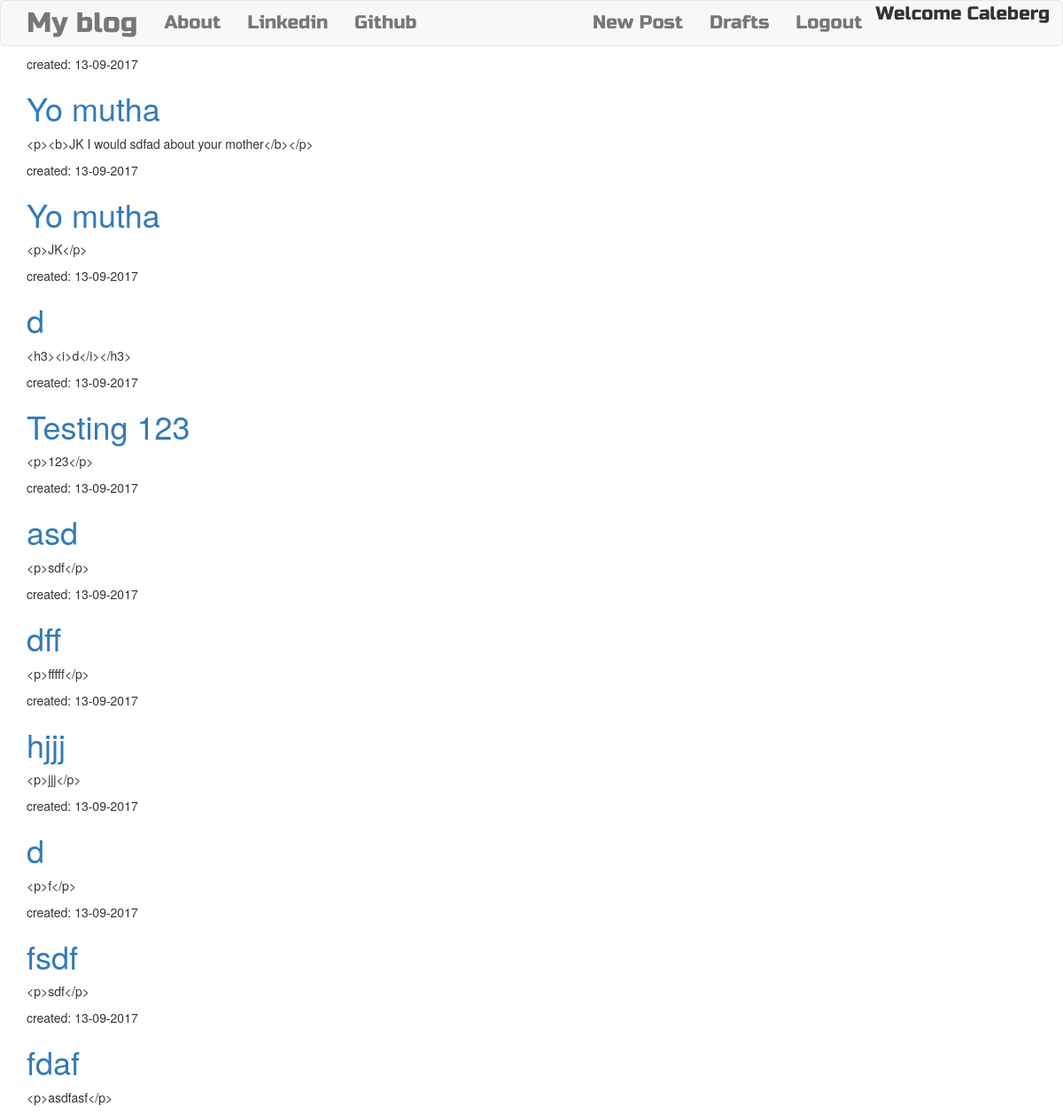
Page /drafts/ (signed in) on the committed database.
### blog/models.py (models this page shows, shortened)
class Post(models.Model):
    author = models.ForeignKey('auth.User') #since only one user in theory will use this site, make sure the entity trying to post is an authorized user (AKA A SUPERUSER from python manage.py createsuperuser)
    title = models.CharField(max_length=200)
    text = models.TextField()
    created_date = models.DateTimeField(default=timezone.now)
    published_date = models.DateTimeField(blank=True,null=True)#post might not be published for viewing when first drafted, only want to stamp with time when he post becomes viewable to the public

### blog/views.py (the view)
# urls.py: url(r'^drafts/$',views.DraftListView.as_view(),name='post_draft_list'),
class DraftListView(LoginRequiredMixin,ListView):
    login_url = '/login/'
    redirect_field_name = 'blog/post_list.html'
    model = Post
    template_name = 'blog/post_draft_list.html'
    context_object_name = 'posts'
    def get_queryset(self):
        return Post.objects.filter(published_date__isnull=True).order_by('created_date')

### blog/templates/blog/post_draft_list.html
{% extends "blog/base.html" %}
{% block content %}
  {% for postobj in posts %}
    <div class="post">
      <p class='date'>created: {{postobj.created_date|date:'d-m-Y'}}</p>
      <h1><a href="{% url 'blog:post_detail' pk=postobj.pk %}">{{postobj.title}}</a></h1>
      <p>{{postobj.text|truncatechars:200}}</p>
    </div>
  {% endfor %}
{% endblock %}

### blog/templates/blog/base.html (shortened to what this page needs)
<!DOCTYPE html>
{% load staticfiles %}
<html>
  <head>
    <link rel="stylesheet" href="https://maxcdn.bootstrapcdn.com/bootstrap/3.3.7/css/bootstrap.min.css">
      <link rel="stylesheet" href="//cdn.jsdelivr.net/npm/medium-editor@latest/dist/css/medium-editor.min.css" type="text/css" media="screen" charset="utf-8">
      <link rel="stylesheet" href="{% static 'css/blog.css' %}">
  </head>
  <body>
    <nav class='navbar navbar-default techfont custom-navbar'>
      <div class="container">
        <ul class='nav navbar-nav'>
          <li><a class='navbar-brand bigbrand' href="{% url 'blog:post_list' %}">My blog</a></li>
          <li><a href="{% url 'blog:about' %}">About</a></li>
          <li><a href="https://www.linkedin.com">Linkedin</a></li>
          <li><a href="https://www.github.com">Github</a></li>
        </ul>
        <ul class='nav navbar-nav navbar-right'>
          {% if user.is_authenticated %}
          <li><a href="{% url 'blog:post_new' %}">New Post</a></li>
          <li><a href="{% url 'blog:post_draft_list' %}">Drafts</a></li>
          <li><a href="{% url 'logout' %}">Logout</a></li>
          <li>Welcome {{user.username}}</li>
          {% else %}
          <li><a class='nav navbar-right' href="{% url 'login' %}">Login</a></li>
          {% endif %}
        </ul>
      </div>
    </nav>
    <div class="content container">
      <div class="row">
        <div class="col-md-8">
          <div class="blog_posts">
            {% block content %}
            {% endblock %}
          </div>
        </div>
      </div>
    </div>
  </body>
</html>

### blog/static/css/blog.css (style rules this page uses)
.techfont { font-family: 'Russo One',sans-serif; font-size:1.5em; margin-bottom:10px; }
.bigbrand { font-size:1.5em; }

### rows in the picture
Post: created_date "13-09-2017", title "Yo mutha", text "<p><b>JK I would sdfad about your mother</b></p>"
Post: created_date "13-09-2017", title "Yo mutha", text "<p>JK</p>"
Post: created_date "13-09-2017", title "d", text "<h3><i>d</i></h3>"
Post: created_date "13-09-2017", title "Testing 123", text "<p>123</p>"
Post: created_date "13-09-2017", title "asd", text "<p>sdf</p>"
Post: created_date "13-09-2017", title "dff", text "<p>fffff</p>"
Post: created_date "13-09-2017", title "hjjj", text "<p>jjj</p>"
Post: created_date "13-09-2017", title "d", text "<p>f</p>"
Post: created_date "13-09-2017", title "fsdf", text "<p>sdf</p>"
Post: created_date "13-09-2017", title "fdaf", text "<p>asdfasf</p>"

### other values in the picture
{{ user.username }} "Caleberg"
